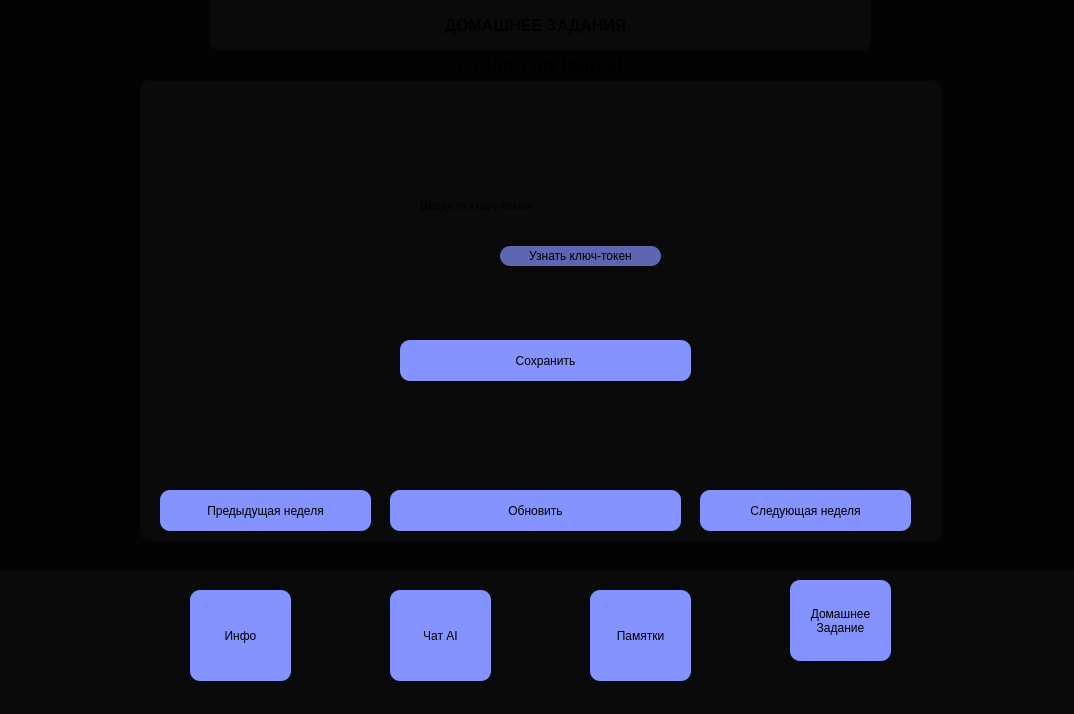
<?xml version="1.0" encoding="UTF-8"?>
<ui version="4.0">
 <class>HMWindow</class>
 <widget class="QMainWindow" name="HMWindow">
  <property name="geometry">
   <rect>
    <x>0</x>
    <y>0</y>
    <width>1074</width>
    <height>714</height>
   </rect>
  </property>
  <property name="minimumSize">
   <size>
    <width>1074</width>
    <height>714</height>
   </size>
  </property>
  <property name="maximumSize">
   <size>
    <width>1074</width>
    <height>714</height>
   </size>
  </property>
  <property name="windowTitle">
   <string>SHelper</string>
  </property>
  <property name="windowIcon">
   <iconset resource="../qr/shelper.qrc">
    <normaloff>:/icons/C:/Users/user/Downloads/вариантиконки1-_1_.ico</normaloff>:/icons/C:/Users/user/Downloads/вариантиконки1-_1_.ico</iconset>
  </property>
  <property name="styleSheet">
   <string notr="true">background-color: #030303;</string>
  </property>
  <widget class="QWidget" name="centralwidget">
   <widget class="QFrame" name="frame">
    <property name="geometry">
     <rect>
      <x>0</x>
      <y>570</y>
      <width>1081</width>
      <height>151</height>
     </rect>
    </property>
    <property name="styleSheet">
     <string notr="true">background-color: #0a0a0a;</string>
    </property>
    <property name="frameShape">
     <enum>QFrame::Shape::StyledPanel</enum>
    </property>
    <property name="frameShadow">
     <enum>QFrame::Shadow::Raised</enum>
    </property>
    <widget class="QPushButton" name="infoButton">
     <property name="geometry">
      <rect>
       <x>190</x>
       <y>20</y>
       <width>101</width>
       <height>91</height>
      </rect>
     </property>
     <property name="styleSheet">
      <string notr="true">QPushButton{
	border:3px;
	border-radius:10px;
	background: #8593fe;
	font: 700 12pt &quot;Arial&quot;;
	margin-top: 0;
}
QPushButton:hover{
	margin-top: 5px;
}
QPushButton:pressed{
	border:3px;
	border-radius:10px;
	background-color: #5c66b1;
	font: 700 12pt &quot;Arial&quot;;
}</string>
     </property>
     <property name="text">
      <string>Инфо</string>
     </property>
    </widget>
    <widget class="QPushButton" name="aiButton">
     <property name="geometry">
      <rect>
       <x>390</x>
       <y>20</y>
       <width>101</width>
       <height>91</height>
      </rect>
     </property>
     <property name="styleSheet">
      <string notr="true">QPushButton{
	border:3px;
	border-radius:10px;
	background: #8593fe;
	font: 700 12pt &quot;Arial&quot;;
	margin-top: 0;
}
QPushButton:hover{
	margin-top: 5px;
}
QPushButton:pressed{
	border:3px;
	border-radius:10px;
	background-color: #5c66b1;
	font: 700 12pt &quot;Arial&quot;;
}</string>
     </property>
     <property name="text">
      <string>Чат AI</string>
     </property>
    </widget>
    <widget class="QPushButton" name="memoButton">
     <property name="geometry">
      <rect>
       <x>590</x>
       <y>20</y>
       <width>101</width>
       <height>91</height>
      </rect>
     </property>
     <property name="styleSheet">
      <string notr="true">QPushButton{
	border:3px;
	border-radius:10px;
	background: #8593fe;
	font: 700 12pt &quot;Arial&quot;;
	margin-top: 0;
}
QPushButton:hover{
	margin-top: 5px;
}
QPushButton:pressed{
	border:3px;
	border-radius:10px;
	background-color: #5c66b1;
	font: 700 12pt &quot;Arial&quot;;
}</string>
     </property>
     <property name="text">
      <string>Памятки</string>
     </property>
    </widget>
    <widget class="QPushButton" name="pushButton_4">
     <property name="geometry">
      <rect>
       <x>790</x>
       <y>10</y>
       <width>101</width>
       <height>81</height>
      </rect>
     </property>
     <property name="styleSheet">
      <string notr="true">QPushButton{
	border:3px;
	border-radius:10px;
	background: #8593fe;
	font: 700 12pt &quot;Arial&quot;;
	margin-top: 0;
}
QPushButton:hover{
}
QPushButton:pressed{
	border:3px;
	border-radius:10px;
	background-color: #5c66b1;
	font: 700 12pt &quot;Arial&quot;;
}</string>
     </property>
     <property name="text">
      <string>Домашнее
Задание</string>
     </property>
    </widget>
   </widget>
   <widget class="QFrame" name="frame_2">
    <property name="geometry">
     <rect>
      <x>210</x>
      <y>-10</y>
      <width>661</width>
      <height>61</height>
     </rect>
    </property>
    <property name="styleSheet">
     <string notr="true">background-color: #0a0a0a;
border:50px;
border-radius:10px;</string>
    </property>
    <property name="frameShape">
     <enum>QFrame::Shape::StyledPanel</enum>
    </property>
    <property name="frameShadow">
     <enum>QFrame::Shadow::Raised</enum>
    </property>
    <widget class="QLabel" name="label">
     <property name="geometry">
      <rect>
       <x>0</x>
       <y>20</y>
       <width>651</width>
       <height>31</height>
      </rect>
     </property>
     <property name="text">
      <string>&lt;html&gt;&lt;head/&gt;&lt;body&gt;&lt;p align=&quot;center&quot;&gt;&lt;span style=&quot; font-size:12pt; font-weight:700;&quot;&gt;ДОМАШНЕЕ ЗАДАНИЯ&lt;/span&gt;&lt;/p&gt;&lt;/body&gt;&lt;/html&gt;</string>
     </property>
    </widget>
   </widget>
   <widget class="QFrame" name="frame_3">
    <property name="geometry">
     <rect>
      <x>140</x>
      <y>80</y>
      <width>801</width>
      <height>461</height>
     </rect>
    </property>
    <property name="styleSheet">
     <string notr="true">background-color: #0a0a0a;
border:50px;
border-radius:10px;</string>
    </property>
    <property name="frameShape">
     <enum>QFrame::Shape::StyledPanel</enum>
    </property>
    <property name="frameShadow">
     <enum>QFrame::Shadow::Raised</enum>
    </property>
    <widget class="QTableView" name="tableView">
     <property name="geometry">
      <rect>
       <x>10</x>
       <y>20</y>
       <width>781</width>
       <height>381</height>
      </rect>
     </property>
     <property name="minimumSize">
      <size>
       <width>781</width>
       <height>381</height>
      </size>
     </property>
     <property name="maximumSize">
      <size>
       <width>781</width>
       <height>381</height>
      </size>
     </property>
    </widget>
    <widget class="QPushButton" name="updateButton">
     <property name="geometry">
      <rect>
       <x>250</x>
       <y>410</y>
       <width>291</width>
       <height>41</height>
      </rect>
     </property>
     <property name="styleSheet">
      <string notr="true">QPushButton{
	border:3px;
	border-radius:10px;
	background: #8593fe;
	font: 700 12pt &quot;Arial&quot;;
}
QPushButton:hover{
	background-color: #9785ff;
}
QPushButton:pressed{
	border:3px;
	border-radius:10px;
	background-color: #5c66b1;
	font: 700 12pt &quot;Arial&quot;;
}</string>
     </property>
     <property name="text">
      <string>Обновить</string>
     </property>
    </widget>
    <widget class="QLineEdit" name="lineEdit">
     <property name="geometry">
      <rect>
       <x>280</x>
       <y>140</y>
       <width>241</width>
       <height>22</height>
      </rect>
     </property>
     <property name="styleSheet">
      <string notr="true">background-color: 0a0f0a</string>
     </property>
    </widget>
    <widget class="QLabel" name="label_2">
     <property name="geometry">
      <rect>
       <x>280</x>
       <y>115</y>
       <width>231</width>
       <height>21</height>
      </rect>
     </property>
     <property name="text">
      <string>Введите ключ-токен</string>
     </property>
    </widget>
    <widget class="QPushButton" name="saveButton">
     <property name="geometry">
      <rect>
       <x>260</x>
       <y>260</y>
       <width>291</width>
       <height>41</height>
      </rect>
     </property>
     <property name="styleSheet">
      <string notr="true">QPushButton{
	border:3px;
	border-radius:10px;
	background: #8593fe;
	font: 700 12pt &quot;Arial&quot;;
}
QPushButton:hover{
	background-color: #9785ff;
}
QPushButton:pressed{
	border:3px;
	border-radius:10px;
	background-color: #5c66b1;
	font: 700 12pt &quot;Arial&quot;;
}</string>
     </property>
     <property name="text">
      <string>Сохранить</string>
     </property>
    </widget>
    <widget class="QPushButton" name="tokenButton">
     <property name="geometry">
      <rect>
       <x>360</x>
       <y>166</y>
       <width>161</width>
       <height>20</height>
      </rect>
     </property>
     <property name="styleSheet">
      <string notr="true">QPushButton{
	border:3px;
	border-radius:10px;
	background: #5c66b1;
	font: 700 12pt &quot;Arial&quot;;
}
QPushButton:hover{
	background-color: #9785ff;
}
QPushButton:pressed{
	border:3px;
	border-radius:10px;
	background-color: #5c66b1;
	font: 700 12pt &quot;Arial&quot;;
}</string>
     </property>
     <property name="text">
      <string>Узнать ключ-токен</string>
     </property>
    </widget>
    <widget class="QPushButton" name="nextweekButton">
     <property name="geometry">
      <rect>
       <x>560</x>
       <y>410</y>
       <width>211</width>
       <height>41</height>
      </rect>
     </property>
     <property name="styleSheet">
      <string notr="true">QPushButton{
	border:3px;
	border-radius:10px;
	background: #8593fe;
	font: 700 12pt &quot;Arial&quot;;
}
QPushButton:hover{
	background-color: #9785ff;
}
QPushButton:pressed{
	border:3px;
	border-radius:10px;
	background-color: #5c66b1;
	font: 700 12pt &quot;Arial&quot;;
}</string>
     </property>
     <property name="text">
      <string>Следующая неделя</string>
     </property>
    </widget>
    <widget class="QPushButton" name="lastweekButton">
     <property name="geometry">
      <rect>
       <x>20</x>
       <y>410</y>
       <width>211</width>
       <height>41</height>
      </rect>
     </property>
     <property name="styleSheet">
      <string notr="true">QPushButton{
	border:3px;
	border-radius:10px;
	background: #8593fe;
	font: 700 12pt &quot;Arial&quot;;
}
QPushButton:hover{
	background-color: #9785ff;
}
QPushButton:pressed{
	border:3px;
	border-radius:10px;
	background-color: #5c66b1;
	font: 700 12pt &quot;Arial&quot;;
}</string>
     </property>
     <property name="text">
      <string>Предыдущая неделя</string>
     </property>
    </widget>
   </widget>
   <widget class="QLabel" name="label_3">
    <property name="geometry">
     <rect>
      <x>150</x>
      <y>50</y>
      <width>781</width>
      <height>31</height>
     </rect>
    </property>
    <property name="text">
     <string>&lt;html&gt;&lt;head/&gt;&lt;body&gt;&lt;p align=&quot;center&quot;&gt;&lt;span style=&quot; font-size:14pt; font-weight:700;&quot;&gt;c {date} по {date2}&lt;/span&gt;&lt;/p&gt;&lt;/body&gt;&lt;/html&gt;</string>
    </property>
   </widget>
  </widget>
 </widget>
 <resources>
  <include location="../qr/shelper.qrc"/>
 </resources>
 <connections/>
</ui>
